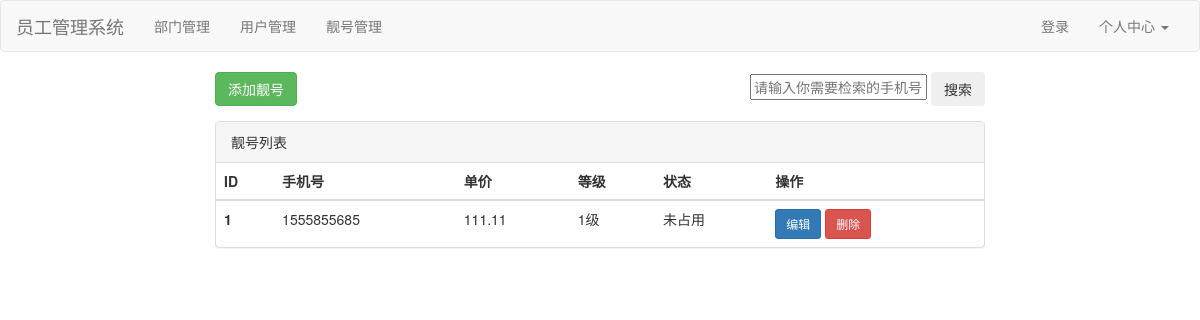
/PrettyNum/list/, run on an earlier commit of the app's database.
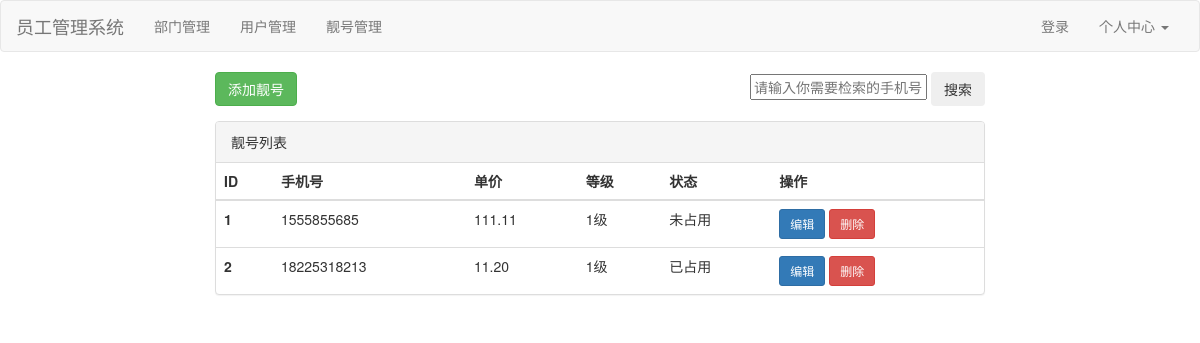
And on a later commit of the database.
### app01/models.py (models this page shows)
class PrettyNum(models.Model):
    mobile = models.CharField(verbose_name="手机号", max_length=11)
    price = models.DecimalField(verbose_name="单价", max_digits=10,decimal_places=2)
    level_choices = (
        (1, "1级"),
        (2, "2级"),
        (3, "3级"),
        (4, "4级")
    )
    level = models.SmallIntegerField(verbose_name="级别", choices=level_choices)
    status_choices = ((1, "已占用"), (2, "未占用"))
    status = models.SmallIntegerField(verbose_name="状态", choices=status_choices)

### app01/views.py (the view)
# urls.py: path('PrettyNum/list/', views.PrettyNum_list),
def PrettyNum_list(request):
    objParmdict = {"id": 1, "mobile": "1555855685",}
    objStr = PrettyNum.objects.filter(**objParmdict)
    print(objStr)
    value = {}
    mobileserch = request.GET.get("mob", "")
    if mobileserch:
        value["mobile__contains"] = mobileserch
    prettyList = PrettyNum.objects.filter(**value)
    return render(request, "PrettyNum_list.html", {"prettyList":prettyList, "mob":mobileserch,} )

### app01/templates/PrettyNum_list.html
{% extends "index_head.html" %}
{% block content %}
<div class="container" style="width: 800px;">
    <div class="clearfix">
        <form method="get">
            <a href="/PrettyNum/add/">
                <button type="button" class="btn btn-success">添加靓号</button>
            </a>
            <div style="width: 400ox; float: right;">
                <div class="form-group">
                    <input type="text" placeholder="请输入你需要检索的手机号" name="mob" value={{ mob }} >
                    <button type="submit" class="btn">搜索</button>
                </div>
            </div>
        </form>
    </div>
    <div class="panel panel-default">
        <div class="panel-heading">靓号列表</div>
        <table class="table">
            <thead>
                <tr>
                    <th>ID</th>
                    <th>手机号</th>
                    <th>单价</th>
                    <th>等级</th>
                    <th>状态</th>
                    <th>操作</th>
                </tr>
            </thead>
            <tbody>
                {% for obj in prettyList %}
                <tr>
                    <th scope="row">{{ obj.id }}</th>
                    <td>{{ obj.mobile }}</td>
                    <td>{{ obj.price }}</td>
                    <td>{{ obj.get_level_display }}</td>
                    <td>{{ obj.get_status_display }}</td>
                    <td>
                        <a href="/PrettyNum/{{ obj.id }}/edit">
                            <button type="button" class="btn btn-primary btn-sm">编辑</button>
                        </a>
                        <a href="/PrettyNum/{{ obj.id }}/delete">
                            <button type="button" class="btn btn-danger btn-sm">删除</button>
                        </a>
                    </td>
                </tr>
                {% endfor %}
            </tbody>
        </table>
    </div>
</div>
{% endblock %}

### app01/templates/index_head.html (shortened to what this page needs)
{% load static %}
<!DOCTYPE html>
<html lang="en">
<head>
    <link rel="stylesheet" href="{% static 'plugins\bootstrap-3.4.1-dist\css\bootstrap.css' %}"/>
</head>
<body>
<nav class="navbar navbar-default">
    <div class="container-fluid">
        <div class="navbar-header">
            <a class="navbar-brand" href="#">员工管理系统</a>
        </div>
        <div class="collapse navbar-collapse" id="bs-example-navbar-collapse-1">
            <ul class="nav navbar-nav">
                <li>
                    <a href="/depart/listpro/">部门管理</a>
                </li>
                <li>
                    <a href="/User/list/">用户管理</a>
                </li>
                <li>
                    <a href="/PrettyNum/list/">靓号管理</a>
                </li>
            </ul>
            <ul class="nav navbar-nav navbar-right">
                <li>
                    <a href="#">登录</a>
                </li>
                <li class="dropdown">
                    <a href="#" class="dropdown-toggle" data-toggle="dropdown" role="button" aria-haspopup="true"
                       aria-expanded="false">个人中心 <span class="caret"></span></a>
                </li>
            </ul>
        </div>
    </div>
</nav>
<div style="width: 1000px" class="container">
    {% block content %}
    {% endblock %}
</div>
</body>
</html>

What changed in the data, as far as the page shows it:
added PrettyNum: id "2", mobile "18225318213", price "11.20", level "1级", status "已占用"
